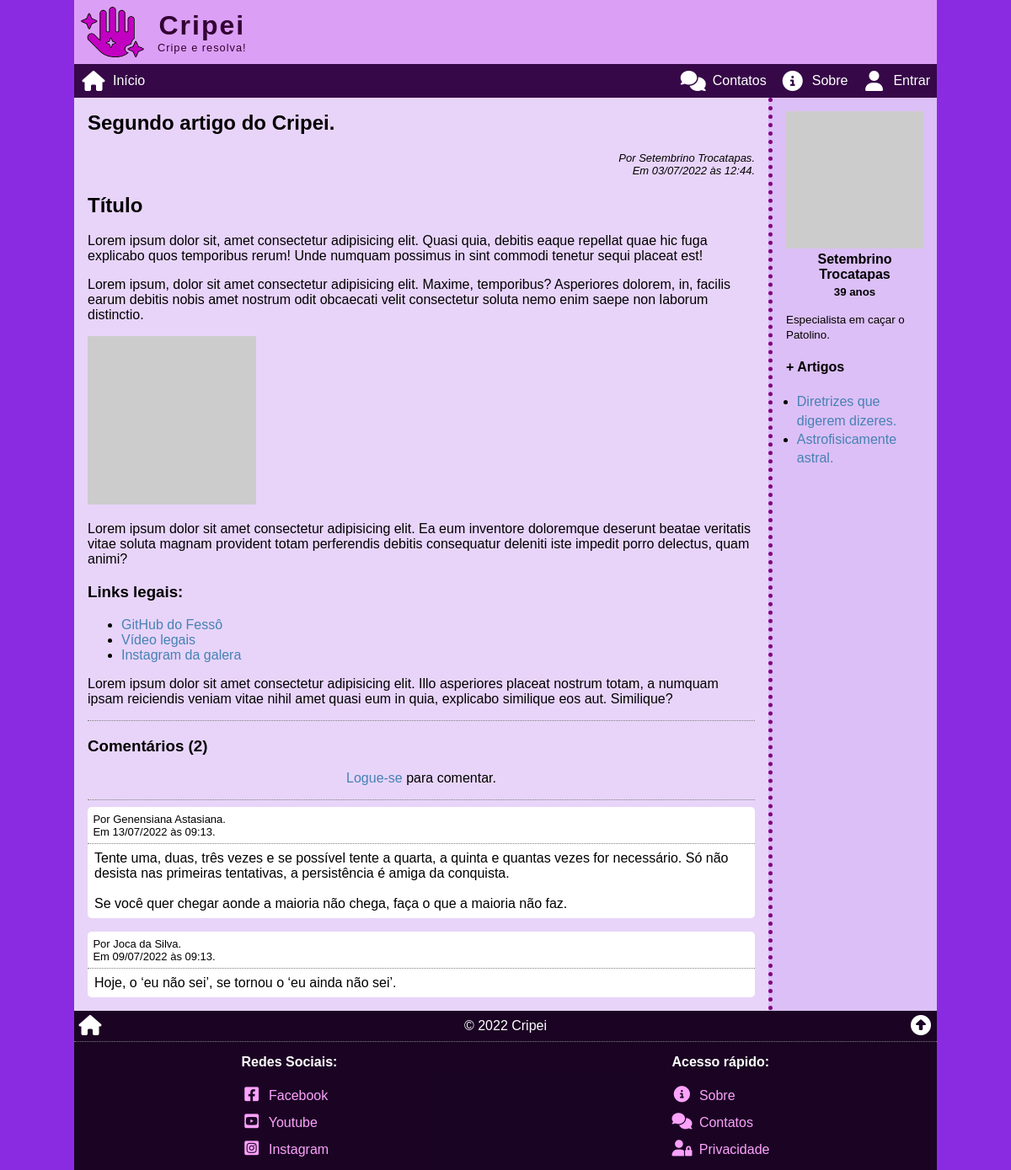
The page /view/?2 on the database its author committed.
### tables this page shows
CREATE TABLE articles (
    art_id INT PRIMARY KEY NOT NULL AUTO_INCREMENT,
    art_date TIMESTAMP DEFAULT CURRENT_TIMESTAMP,
    art_title VARCHAR(255) NOT NULL,
    art_thumb VARCHAR(255) NOT NULL,
    art_intro VARCHAR(255) NOT NULL,
    art_author INT,
    art_content LONGTEXT NOT NULL,
    art_status ENUM('on', 'off', 'deleted') DEFAULT 'on',
    art_counter INT DEFAULT 0,
    FOREIGN KEY (art_author) REFERENCES users (user_id)
);

CREATE TABLE users (
    user_id INT PRIMARY KEY NOT NULL AUTO_INCREMENT,
    user_date TIMESTAMP DEFAULT CURRENT_TIMESTAMP,
    user_name VARCHAR(255) NOT NULL,
    user_email VARCHAR(255) NOT NULL,
    user_password VARCHAR(255) NOT NULL,
    user_avatar VARCHAR(255) NOT NULL,
    user_birth DATE NOT NULL,
    user_bio TEXT,
    user_last_login TIMESTAMP DEFAULT CURRENT_TIMESTAMP,
    user_type ENUM('admin', 'author', 'moderator', 'user') DEFAULT 'user',
    user_status ENUM('on', 'off', 'deleted') DEFAULT 'on'
);

CREATE TABLE comments (
    cmt_id INT PRIMARY KEY NOT NULL AUTO_INCREMENT,
    cmt_date TIMESTAMP DEFAULT CURRENT_TIMESTAMP,
    cmt_author INT,
    cmt_article INT,
    cmt_content TEXT NOT NULL,
    cmt_status ENUM('on', 'off', 'deleted') DEFAULT 'on',
    FOREIGN KEY (cmt_author) REFERENCES users (user_id),
    FOREIGN KEY (cmt_article) REFERENCES articles (art_id)
);

### _config.php (called while the page is built, shortened)
<?php
$site_name = "Cripei";
if (isset($_COOKIE["{$site_name}_user"])) :
    $user = json_decode($_COOKIE["{$site_name}_user"], true);
else :
    $user = false;
endif;
function get_age($birthdate)
{
    $birth_date = date('Y-m-d', strtotime($birthdate));
    list($byear, $bmonth, $bday) = explode('-', $birth_date);
    $age = date("Y") - $byear;
    if (date("m") < $bmonth) $age -= 1;
    elseif ((date("m") == $bmonth) && (date("d") <= $bday)) $age -= 1;
    return $age;
}

### view/index.php (the view, shortened to what this page needs)
<?php
require($_SERVER['DOCUMENT_ROOT'] . '/_config.php');
$id = intval($_SERVER['QUERY_STRING']);
$sql = <<<SQL
SELECT *, DATE_FORMAT(art_date, '%d/%m/%Y às %H:%i') AS datebr FROM articles
INNER JOIN users ON art_author = user_id
WHERE art_id = '{$id}'
	AND art_status = 'on'
    AND art_date <= NOW();
SQL;
$res = $conn->query($sql);
$art = $res->fetch_assoc();
$parts = explode(' ', $art['user_name']);
$autor_name = $parts[0] . " " . $parts[count($parts) - 1];
$author_date = "Por {$autor_name}.<br>Em {$art['datebr']}.";
$page_article = <<<HTML
<h2>{$art['art_title']}</h2>
<div class="autor-date">{$author_date}</div>
<div>{$art['art_content']}</div>
<a id="comments"></a>
HTML;
$age = get_age($art['user_birth']);
$sql = <<<SQL
SELECT art_id, art_title FROM articles
WHERE art_author = '{$art['art_author']}'
	AND art_status = 'on'
    AND art_date <= NOW()
    AND art_id != '{$id}'
ORDER BY RAND()
LIMIT 5;
SQL;
$res = $conn->query($sql);
$author_arts = '';
if ($res->num_rows > 0) :
    $author_arts = '<h4 class="more-articles">+ Artigos</h4><ul>';
    while ($author_art = $res->fetch_assoc()) :
        $author_arts .= <<<HTML
    <li><a href="/view/?{$author_art['art_id']}">{$author_art['art_title']}</a></li>
HTML;
    endwhile;
    $author_arts .= '</ul>';
endif;
$page_aside = <<<HTML
<div class="author">
    <img src="{$art['user_avatar']}" alt="{$art['user_name']}">
    <h4>{$art['user_name']}</h4>
    <h5 class="age">{$age} anos</h5>
    <p><small>{$art['user_bio']}</small></p>
</div>
{$author_arts}
HTML;
$counter = intval($art['art_counter']) + 1;
$sql = "UPDATE articles SET art_counter = '{$counter}' WHERE art_id = '{$id}';";
$conn->query($sql);
require('comments.php');
$page_article .= <<<HTML
<hr class="separator">
<h3>Comentários ($total_comments)</h3>
{$comments}
HTML;
require($_SERVER['DOCUMENT_ROOT'] . '/_header.php');
echo "<article>{$page_article}</article>";
if ($page_aside != '') echo "<aside>{$page_aside}</aside>";
require($_SERVER['DOCUMENT_ROOT'] . '/_footer.php');

### view/comments.php
<?php
$comments = '';
if ($user) :
    if ($_SERVER["REQUEST_METHOD"] == "POST") :
        $comment_content = post_clean('commentContent', 'string');
        $comment_id = intval($_POST['commentId']);
        if ($comment_content == '') :
            $comments .= '<div class="comment-error">Nenhum comentário enviado!<br>Comentário em branco.</div>';
        else :
            if ($comment_id != 0) :
                $cmt_sql = "AND cmt_status != '{$comment_id}'";
            else :
                $cmt_sql = '';
            endif;
            $sql = <<<SQL
SELECT cmt_id FROM comments
WHERE cmt_content = '{$comment_content}'
    AND cmt_author = '{$user['id']}'
    AND cmt_article = '{$id}'
    AND cmt_status = 'on'
    {$cmt_sql}
SQL;
            $res = $conn->query($sql);
            if ($res->num_rows == 1) :
                $comments .= '<div class="comment-error">Nenhum comentário enviado!<br>Comentário já existe.</div>';
            else :
                if ($comment_id != 0) :
                    $sql = "UPDATE comments SET cmt_content = '{$comment_content}' WHERE cmt_id = '{$comment_id}';";
                    $comments .= '<div class="comment-ok">Comentário atualizado com sucesso!</div>';
                else :
                    $sql = "INSERT INTO comments (cmt_author, cmt_article, cmt_content) VALUES ('{$user['id']}', '{$id}', '{$comment_content}');";
                    $comments .= '<div class="comment-ok">Comentário enviado com sucesso!</div>';
                endif;
                $conn->query($sql);
            endif;
        endif;
    endif;
    $comments .= <<<HTML
<form action="/view/?{$id}#comments" method="post" id="comment">
    <input type="hidden" name="commentId" id="commentId" value="0">
    <textarea name="commentContent" id="commentContent" required></textarea>
    <button type="submit">Enviar</button>
</form>
<hr class="separator">
HTML;
else :
    $comments .= <<<HTML
<p class="center"><a href="/login">Logue-se</a> para comentar.</p>
<hr class="separator">
HTML;
endif;
$sql = <<<SQL
SELECT
    comments.*,
    users.user_name,
    DATE_FORMAT(cmt_date, '%d/%m/%Y às %h:%i') AS date_br
FROM comments
INNER JOIN users ON cmt_author = user_id
WHERE cmt_article = '{$id}'
    AND cmt_status = 'on'
ORDER BY cmt_date DESC;
SQL;
$res = $conn->query($sql);
$total_comments = $res->num_rows;
if ($total_comments < 1) :
    $comments .= '<p class="center">Nenhum comentário encontrado. Seja a(o) primeira(o) a comentar!</p>';
else :
    while ($cmt = $res->fetch_assoc()) :
        $cmt_body = nl2br($cmt['cmt_content']);
        if ($cmt['cmt_author'] == $user['id'] and strtotime($cmt['cmt_date']) < time() + (86400 * 15)) :
            $cmt_tools = <<<HTML
<div class="comment-tools">
    <a href="/view/?{$id}#comments" data-comment="{$cmt['cmt_id']}" class="button-edit" title="Editar comentário."><i class="fa-solid fa-pen-to-square fa-fw"></i></a>
    <a href="/cmtDelete/?a={$id}&c={$cmt['cmt_id']}" class="button-delete" title="Apagar comentário."><i class="fa-solid fa-trash-can fa-fw"></i></a>
</div>
HTML;
        else :
            $cmt_tools = '';
        endif;
        $comments .= <<<HTML
<div class="comment-item" id="comment-{$cmt['cmt_id']}">
    <div class="comment-info">
        <div class="comment-meta">Por {$cmt['user_name']}.<br>Em ${cmt['date_br']}.</div>
        {$cmt_tools}
    </div>
    <div class="comment-block">
        <div class="comment-content">{$cmt_body}</div>
    </div>
</div>
HTML;
    endwhile;
endif;

### view/style.css (style rules this page uses)
.autor-date { font-size: small; text-align: right; font-style: italic; }
aside .author img { display: block; margin: auto; width: 100%; max-width: 300px; height: auto; }
aside .author h4 { margin: .25rem 0 0 0; text-align: center; }
.age { margin: .25rem 0 0 0; text-align: center; }
aside ul { margin: 0; padding: 0 0 0 .8rem; line-height: 1.4; }
.comment-item { background: rgba(255, 255, 255, 1); margin-bottom: 1rem; border-radius: .3rem; }
.comment-info { padding: .4rem; font-size: small; border-bottom: 1px dotted grey; }
.comment-info { display: flex; align-items: center; }
.comment-meta { flex-grow: 1; }
div.comment-content { padding: .5rem; }

### style.css (style rules this page uses)
* { box-sizing: border-box; outline: none; transition: .2s; }
html, body { position: relative; width: 100%; height: 100%; padding: 0; margin: 0; font-family: sans-serif; font-size: 16px; }
header, nav, main, article, aside, footer { display: block; }
body { background-image: url('/img/background01.jpg'); background-attachment: fixed; background-color: blueviolet; background-position: center; background-repeat: no-repeat; background-size: cover; }
a { color: steelblue; text-decoration: none; }
.wrap>main>article { padding: 1rem; background: rgba(255, 255, 255, 0.8); flex-grow: 1; }
.wrap>main>article>h2:first-child, .wrap>main>aside>h3:first-child, .wrap>main>aside>h4:first-child { margin-top: 0; }
.wrap>main>article>*:last-child, .wrap>main>aside>*:last-child { margin-bottom: 0; }
.wrap>main>aside { border-top: 5px dotted purple; padding: 1rem; background: rgba(255, 255, 255, 0.7); }
@media (min-width: 768px) { .wrap>main>article { padding: 1rem; } }
@media (min-width: 768px) { .wrap>main>aside { border-top: 0; border-left: 5px dotted purple; min-width: 200px; max-width: 200px; } }
.center { text-align: center; }
hr.separator { border: none; border-bottom: 1px dotted grey; }

### rows shown on the page
articles: art_title "Segundo artigo do Cripei.", art_author.user_name "Setembrino Trocatapas", art_content "Título Lorem ipsum dolor sit, amet consectetur adipisicing elit. Quasi quia, debitis eaque repellat quae hic fuga explicabo quos temporibus rerum! Unde numquam possimus in sint commodi tenetur sequi placeat est! Lorem ipsum, dolor sit amet consectetur adipisicing elit. Maxime, temporibus? Asperiores dolorem, in, facilis earum debitis nobis amet nostrum odit obcaecati velit consectetur soluta nemo enim saepe non laborum distinctio. Lorem ipsum dolor sit amet consectetur adipisicing elit. Ea eum inventore doloremque deserunt beatae veritatis vitae soluta magnam provident totam perferendis debitis consequatur deleniti iste impedit porro delectus, quam animi? Links legais: GitHub do Fessô Vídeo…", art_id "2", art_author.user_birth "39", art_author.user_bio "Especialista em caçar o Patolino."
comments: cmt_author.user_name "Genensiana Astasiana", date_br "13/07/2022 às 09:13", cmt_content "Tente uma, duas, três vezes e se possível tente a quarta, a quinta e quantas vezes for necessário. Só não desista nas primeiras tentativas, a persistência é amiga da conquista. Se você quer chegar aonde a maioria não chega, faça o que a maioria não faz."
comments: cmt_author.user_name "Joca da Silva", date_br "09/07/2022 às 09:13", cmt_content "Hoje, o ‘eu não sei’, se tornou o ‘eu ainda não sei’."
articles: art_title "Diretrizes que digerem dizeres."
articles: art_title "Astrofisicamente astral."

### other values the page prints
$site_name "Cripei"
$site_slogan "Cripe e resolva!"
$art['datebr'] "03/07/2022 às 12:44"
